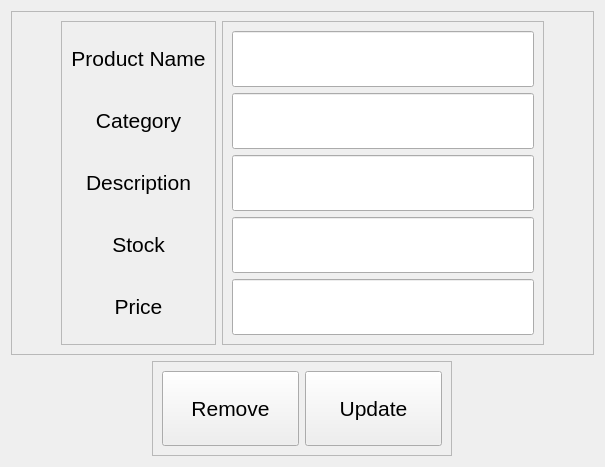
                   <widget class="QWidget" name="page">
                    <layout class="QVBoxLayout" name="verticalLayout_66">
                     <item>
                      <widget class="QFrame" name="frame_73">
                       <property name="sizePolicy">
                        <sizepolicy hsizetype="Preferred" vsizetype="Expanding">
                         <horstretch>0</horstretch>
                         <verstretch>0</verstretch>
                        </sizepolicy>
                       </property>
                       <property name="frameShape">
                        <enum>QFrame::StyledPanel</enum>
                       </property>
                       <property name="frameShadow">
                        <enum>QFrame::Raised</enum>
                       </property>
                       <layout class="QHBoxLayout" name="horizontalLayout_28">
                        <item>
                         <spacer name="horizontalSpacer_15">
                          <property name="orientation">
                           <enum>Qt::Horizontal</enum>
                          </property>
                          <property name="sizeHint" stdset="0">
                           <size>
                            <width>40</width>
                            <height>20</height>
                           </size>
                          </property>
                         </spacer>
                        </item>
                        <item>
                         <widget class="QFrame" name="frame_76">
                          <property name="frameShape">
                           <enum>QFrame::StyledPanel</enum>
                          </property>
                          <property name="frameShadow">
                           <enum>QFrame::Raised</enum>
                          </property>
                          <layout class="QVBoxLayout" name="verticalLayout_64">
                           <item>
                            <widget class="QLabel" name="label_54">
                             <property name="text">
                              <string>&lt;html&gt;&lt;head/&gt;&lt;body&gt;&lt;p align=&quot;center&quot;&gt;&lt;span style=&quot; font-size:16pt;&quot;&gt;Product Name&lt;/span&gt;&lt;/p&gt;&lt;/body&gt;&lt;/html&gt;</string>
                             </property>
                            </widget>
                           </item>
                           <item>
                            <widget class="QLabel" name="label_55">
                             <property name="text">
                              <string>&lt;html&gt;&lt;head/&gt;&lt;body&gt;&lt;p align=&quot;center&quot;&gt;&lt;span style=&quot; font-size:16pt;&quot;&gt;Category&lt;/span&gt;&lt;/p&gt;&lt;/body&gt;&lt;/html&gt;</string>
                             </property>
                            </widget>
                           </item>
                           <item>
                            <widget class="QLabel" name="label_51">
                             <property name="text">
                              <string>&lt;html&gt;&lt;head/&gt;&lt;body&gt;&lt;p align=&quot;center&quot;&gt;&lt;span style=&quot; font-size:16pt;&quot;&gt;Description&lt;/span&gt;&lt;/p&gt;&lt;/body&gt;&lt;/html&gt;</string>
                             </property>
                            </widget>
                           </item>
                           <item>
                            <widget class="QLabel" name="label_52">
                             <property name="text">
                              <string>&lt;html&gt;&lt;head/&gt;&lt;body&gt;&lt;p align=&quot;center&quot;&gt;&lt;span style=&quot; font-size:16pt;&quot;&gt;Stock&lt;/span&gt;&lt;/p&gt;&lt;/body&gt;&lt;/html&gt;</string>
                             </property>
                            </widget>
                           </item>
                           <item>
                            <widget class="QLabel" name="label_53">
                             <property name="text">
                              <string>&lt;html&gt;&lt;head/&gt;&lt;body&gt;&lt;p align=&quot;center&quot;&gt;&lt;span style=&quot; font-size:16pt;&quot;&gt;Price&lt;/span&gt;&lt;/p&gt;&lt;/body&gt;&lt;/html&gt;</string>
                             </property>
                            </widget>
                           </item>
                          </layout>
                         </widget>
                        </item>
                        <item alignment="Qt::AlignHCenter">
                         <widget class="QFrame" name="frame_77">
                          <property name="minimumSize">
                           <size>
                            <width>0</width>
                            <height>0</height>
                           </size>
                          </property>
                          <property name="maximumSize">
                           <size>
                            <width>1677215</width>
                            <height>16777215</height>
                           </size>
                          </property>
                          <property name="styleSheet">
                           <string notr="true">QLineEdit{
height:50px;
font:16pt;
}</string>
                          </property>
                          <property name="frameShape">
                           <enum>QFrame::StyledPanel</enum>
                          </property>
                          <property name="frameShadow">
                           <enum>QFrame::Raised</enum>
                          </property>
                          <layout class="QVBoxLayout" name="verticalLayout_65">
                           <item>
                            <widget class="QLineEdit" name="update_product_name">
                             <property name="styleSheet">
                              <string notr="true">width:300px;
height:50px</string>
                             </property>
                            </widget>
                           </item>
                           <item>
                            <widget class="QLineEdit" name="update_category"/>
                           </item>
                           <item>
                            <widget class="QLineEdit" name="update_description"/>
                           </item>
                           <item>
                            <widget class="QLineEdit" name="update_stock"/>
                           </item>
                           <item>
                            <widget class="QLineEdit" name="update_price"/>
                           </item>
                          </layout>
                         </widget>
                        </item>
                        <item>
                         <spacer name="horizontalSpacer_16">
                          <property name="orientation">
                           <enum>Qt::Horizontal</enum>
                          </property>
                          <property name="sizeHint" stdset="0">
                           <size>
                            <width>40</width>
                            <height>20</height>
                           </size>
                          </property>
                         </spacer>
                        </item>
                       </layout>
                      </widget>
                     </item>
                     <item alignment="Qt::AlignHCenter">
                      <widget class="QFrame" name="frame_47">
                       <property name="minimumSize">
                        <size>
                         <width>300</width>
                         <height>0</height>
                        </size>
                       </property>
                       <property name="maximumSize">
                        <size>
                         <width>200</width>
                         <height>16777215</height>
                        </size>
                       </property>
                       <property name="frameShape">
                        <enum>QFrame::StyledPanel</enum>
                       </property>
                       <property name="frameShadow">
                        <enum>QFrame::Raised</enum>
                       </property>
                       <layout class="QHBoxLayout" name="horizontalLayout_30">
                        <item>
                         <widget class="QPushButton" name="rms_inventory_product_update_btn">
                          <property name="minimumSize">
                           <size>
                            <width>0</width>
                            <height>75</height>
                           </size>
                          </property>
                          <property name="styleSheet">
                           <string notr="true">font:16pt;</string>
                          </property>
                          <property name="text">
                           <string>Remove</string>
                          </property>
                          <property name="icon">
                           <iconset>
                            <normaloff>../../../../../mnt/c/Users/prasa/Downloads/delete.png</normaloff>../../../../../mnt/c/Users/prasa/Downloads/delete.png</iconset>
                          </property>
                          <property name="iconSize">
                           <size>
                            <width>20</width>
                            <height>20</height>
                           </size>
                          </property>
                         </widget>
                        </item>
                        <item>
                         <widget class="QPushButton" name="rms_updateprod_screen_update_btn">
                          <property name="minimumSize">
                           <size>
                            <width>120</width>
                            <height>75</height>
                           </size>
                          </property>
                          <property name="styleSheet">
                           <string notr="true">font:16pt;</string>
                          </property>
                          <property name="text">
                           <string>Update</string>
                          </property>
                          <property name="icon">
                           <iconset>
                            <normaloff>../../../../../mnt/c/Users/prasa/Downloads/update.png</normaloff>../../../../../mnt/c/Users/prasa/Downloads/update.png</iconset>
                          </property>
                          <property name="iconSize">
                           <size>
                            <width>20</width>
                            <height>20</height>
                           </size>
                          </property>
                         </widget>
                        </item>
                       </layout>
                      </widget>
                     </item>
                    </layout>
                   </widget>
